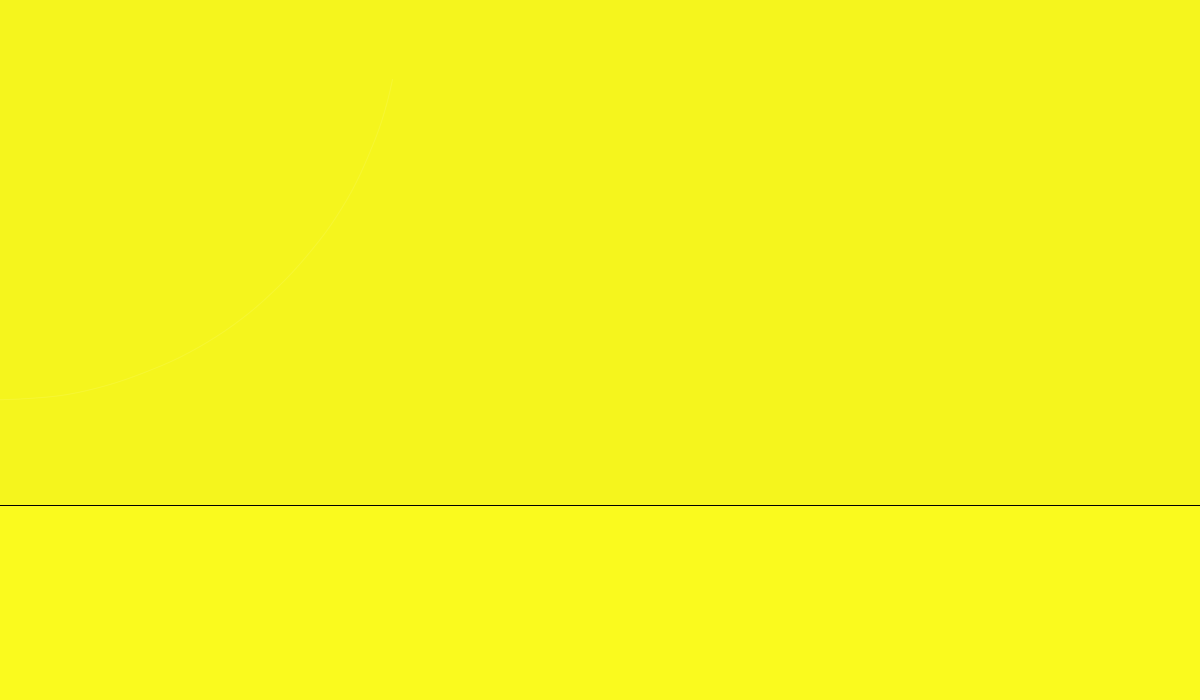
Frame 1 (no input)
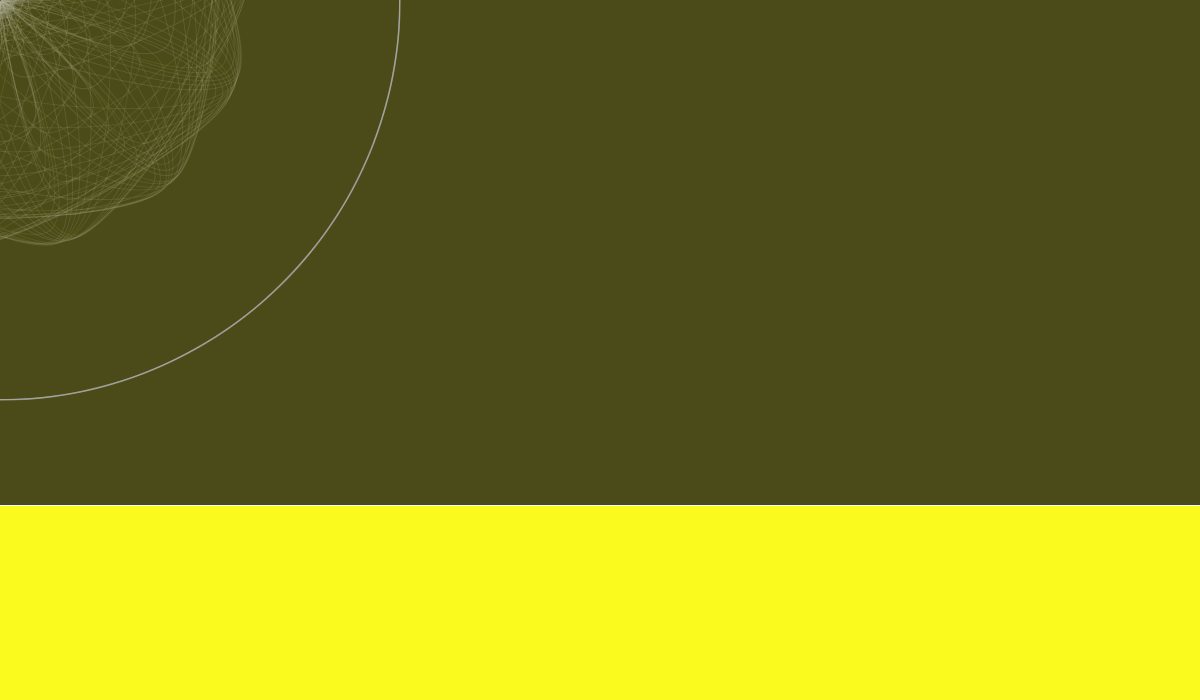
Frame 60 (the mouse pressed at the canvas centre just before this capture)
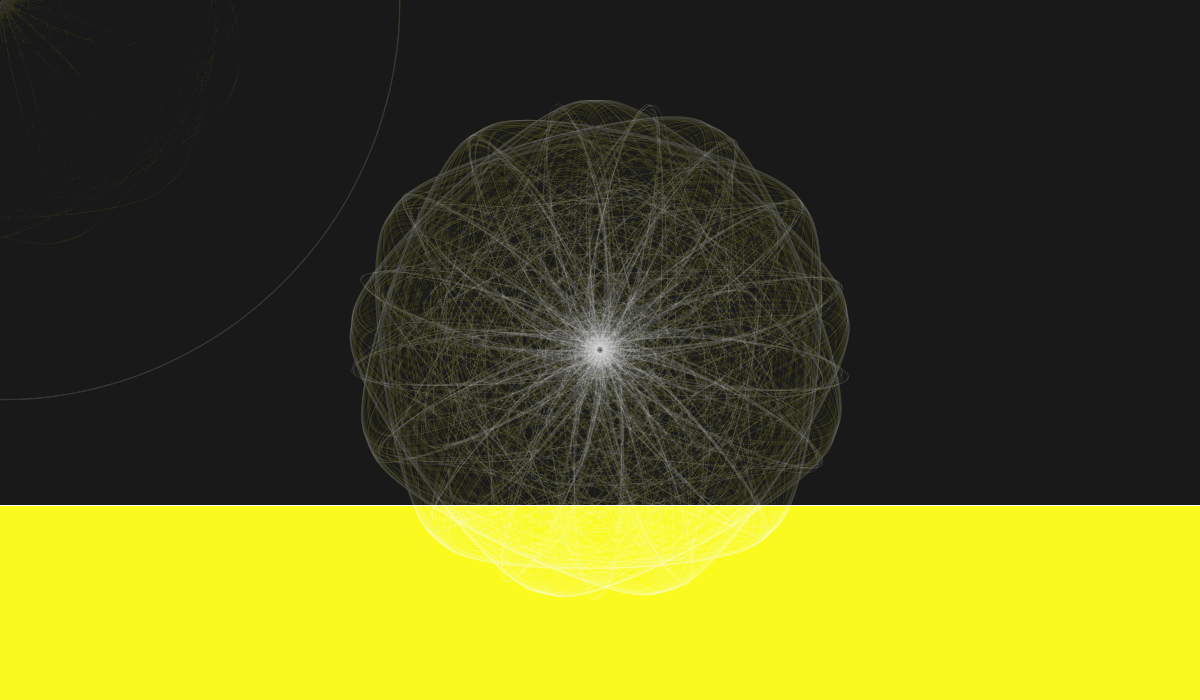
Frame 120 (the mouse held since frame 60 and released just before this capture)

The Processing sketch that drew these frames (run headless with seeded random() and noise(); from frame 60 on, the mouse is pressed at the canvas centre):

// Processing sketch: assignment1_2
// ── assignment1_2.pde
// ORIGIONAL SKETCH CREDIT BELOW (I manipulated this off processiong)

// Aris Bezas, 23 moon fase C Igoumeninja, drawing lines through physics laws and produce sound -->
//Pempti 17 November 2008 Igoumeninja Aris Bezas play with the superformula -->

//ORIGIONAL SKETCH CREDIT ABOVE 
 
int num = 60;//Arithos Sformon se kathe Sforma
int colorL=255,k = 0,j=100,i=200;
 
float x,y,z;
float r,th=0,step=.1,epi=200;
float m = 1,n1=-1,n2=0,n3=0;
float b=1,a=1;
int counter1=0, counter2=0;
 
 
void setup() 
{
  size(1200,700);
  background(250,250,30);
  frameRate(50);
  smooth();
}
 
void draw() 
{
   
  fill(0,5);
  rect(-5, -5, 1250,510);
  counter1++;
  if (counter1 == 50) {
    m=int(random(3,40));
    n1=random(.5);
    n2=random(6.);
    //n3=random(6.);
    epi=random(250,2);
    step=random(.05,100);
    counter1 = 0;
  }
  translate(mouseX, mouseY);
  stroke(colorL,25);
  noFill();
  beginShape();
  for(int i=1; i < num; i++) {
    r = epi*pow(((pow(abs(cos(m*th/4)/a),n2))+(pow(abs(sin(m*th/4)/b),n3))),(-1/n1)); 
    th = th + step;
    x = r*cos(th);
    y = r*sin(th);
    curveVertex(x,y);
  }
  endShape();
 
}
 
void mousePressed()  {
    background(0,70,200);
}
